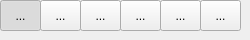
         <widget class="QWidget" name="tab_5">
          <attribute name="title">
           <string>Move</string>
          </attribute>
          <widget class="QToolButton" name="tb_move_world">
           <property name="geometry">
            <rect>
             <x>0</x>
             <y>0</y>
             <width>41</width>
             <height>31</height>
            </rect>
           </property>
           <property name="toolTip">
            <string>&lt;!DOCTYPE HTML PUBLIC &quot;-//W3C//DTD HTML 4.0//EN&quot; &quot;http://www.w3.org/TR/REC-html40/strict.dtd&quot;&gt;
&lt;html&gt;&lt;head&gt;&lt;meta name=&quot;qrichtext&quot; content=&quot;1&quot; /&gt;&lt;style type=&quot;text/css&quot;&gt;
p, li { white-space: pre-wrap; }
&lt;/style&gt;&lt;/head&gt;&lt;body style=&quot; font-family:'MS Shell Dlg 2'; font-size:10pt; font-weight:400; font-style:normal;&quot;&gt;
&lt;p style=&quot; margin-top:0px; margin-bottom:0px; margin-left:0px; margin-right:0px; -qt-block-indent:0; text-indent:0px;&quot;&gt;Move world&lt;/p&gt;&lt;/body&gt;&lt;/html&gt;</string>
           </property>
           <property name="text">
            <string>...</string>
           </property>
           <property name="icon">
            <iconset resource="../resources/mainresource.qrc">
             <normaloff>:/mainres/images/world.png</normaloff>:/mainres/images/world.png</iconset>
           </property>
           <property name="iconSize">
            <size>
             <width>48</width>
             <height>48</height>
            </size>
           </property>
           <property name="checkable">
            <bool>true</bool>
           </property>
           <property name="checked">
            <bool>true</bool>
           </property>
          </widget>
          <widget class="QToolButton" name="tb_move_maincamera">
           <property name="geometry">
            <rect>
             <x>80</x>
             <y>0</y>
             <width>41</width>
             <height>31</height>
            </rect>
           </property>
           <property name="toolTip">
            <string>&lt;!DOCTYPE HTML PUBLIC &quot;-//W3C//DTD HTML 4.0//EN&quot; &quot;http://www.w3.org/TR/REC-html40/strict.dtd&quot;&gt;
&lt;html&gt;&lt;head&gt;&lt;meta name=&quot;qrichtext&quot; content=&quot;1&quot; /&gt;&lt;style type=&quot;text/css&quot;&gt;
p, li { white-space: pre-wrap; }
&lt;/style&gt;&lt;/head&gt;&lt;body style=&quot; font-family:'MS Shell Dlg 2'; font-size:10pt; font-weight:400; font-style:normal;&quot;&gt;
&lt;p style=&quot; margin-top:0px; margin-bottom:0px; margin-left:0px; margin-right:0px; -qt-block-indent:0; text-indent:0px;&quot;&gt;Move camera &lt;/p&gt;&lt;/body&gt;&lt;/html&gt;</string>
           </property>
           <property name="text">
            <string>...</string>
           </property>
           <property name="icon">
            <iconset resource="../resources/mainresource.qrc">
             <normaloff>:/mainres/images/telecamera.png</normaloff>:/mainres/images/telecamera.png</iconset>
           </property>
           <property name="iconSize">
            <size>
             <width>48</width>
             <height>48</height>
            </size>
           </property>
           <property name="checkable">
            <bool>true</bool>
           </property>
          </widget>
          <widget class="QToolButton" name="tb_move_freecamera">
           <property name="geometry">
            <rect>
             <x>120</x>
             <y>0</y>
             <width>41</width>
             <height>31</height>
            </rect>
           </property>
           <property name="toolTip">
            <string>&lt;!DOCTYPE HTML PUBLIC &quot;-//W3C//DTD HTML 4.0//EN&quot; &quot;http://www.w3.org/TR/REC-html40/strict.dtd&quot;&gt;
&lt;html&gt;&lt;head&gt;&lt;meta name=&quot;qrichtext&quot; content=&quot;1&quot; /&gt;&lt;style type=&quot;text/css&quot;&gt;
p, li { white-space: pre-wrap; }
&lt;/style&gt;&lt;/head&gt;&lt;body style=&quot; font-family:'MS Shell Dlg 2'; font-size:10pt; font-weight:400; font-style:normal;&quot;&gt;
&lt;p style=&quot; margin-top:0px; margin-bottom:0px; margin-left:0px; margin-right:0px; -qt-block-indent:0; text-indent:0px;&quot;&gt;Move free camera&lt;/p&gt;&lt;/body&gt;&lt;/html&gt;</string>
           </property>
           <property name="text">
            <string>...</string>
           </property>
           <property name="icon">
            <iconset resource="../resources/mainresource.qrc">
             <normaloff>:/mainres/images/telecamera.png</normaloff>:/mainres/images/telecamera.png</iconset>
           </property>
           <property name="iconSize">
            <size>
             <width>48</width>
             <height>48</height>
            </size>
           </property>
           <property name="checkable">
            <bool>true</bool>
           </property>
          </widget>
          <widget class="QToolButton" name="tb_move_scenetelecamera">
           <property name="geometry">
            <rect>
             <x>200</x>
             <y>0</y>
             <width>41</width>
             <height>31</height>
            </rect>
           </property>
           <property name="toolTip">
            <string>&lt;!DOCTYPE HTML PUBLIC &quot;-//W3C//DTD HTML 4.0//EN&quot; &quot;http://www.w3.org/TR/REC-html40/strict.dtd&quot;&gt;
&lt;html&gt;&lt;head&gt;&lt;meta name=&quot;qrichtext&quot; content=&quot;1&quot; /&gt;&lt;style type=&quot;text/css&quot;&gt;
p, li { white-space: pre-wrap; }
&lt;/style&gt;&lt;/head&gt;&lt;body style=&quot; font-family:'MS Shell Dlg 2'; font-size:10pt; font-weight:400; font-style:normal;&quot;&gt;
&lt;p style=&quot; margin-top:0px; margin-bottom:0px; margin-left:0px; margin-right:0px; -qt-block-indent:0; text-indent:0px;&quot;&gt;Move selected camera&lt;/p&gt;&lt;/body&gt;&lt;/html&gt;</string>
           </property>
           <property name="text">
            <string>...</string>
           </property>
           <property name="icon">
            <iconset resource="../resources/mainresource.qrc">
             <normaloff>:/mainres/images/telecamera.png</normaloff>:/mainres/images/telecamera.png</iconset>
           </property>
           <property name="iconSize">
            <size>
             <width>48</width>
             <height>48</height>
            </size>
           </property>
           <property name="checkable">
            <bool>true</bool>
           </property>
          </widget>
          <widget class="QToolButton" name="tb_move_trackball">
           <property name="geometry">
            <rect>
             <x>160</x>
             <y>0</y>
             <width>41</width>
             <height>31</height>
            </rect>
           </property>
           <property name="toolTip">
            <string>&lt;!DOCTYPE HTML PUBLIC &quot;-//W3C//DTD HTML 4.0//EN&quot; &quot;http://www.w3.org/TR/REC-html40/strict.dtd&quot;&gt;
&lt;html&gt;&lt;head&gt;&lt;meta name=&quot;qrichtext&quot; content=&quot;1&quot; /&gt;&lt;style type=&quot;text/css&quot;&gt;
p, li { white-space: pre-wrap; }
&lt;/style&gt;&lt;/head&gt;&lt;body style=&quot; font-family:'MS Shell Dlg 2'; font-size:10pt; font-weight:400; font-style:normal;&quot;&gt;
&lt;p style=&quot; margin-top:0px; margin-bottom:0px; margin-left:0px; margin-right:0px; -qt-block-indent:0; text-indent:0px;&quot;&gt;Move trackball&lt;/p&gt;&lt;/body&gt;&lt;/html&gt;</string>
           </property>
           <property name="text">
            <string>...</string>
           </property>
           <property name="checkable">
            <bool>true</bool>
           </property>
          </widget>
          <widget class="QToolButton" name="tb_move_maincamera_fix">
           <property name="geometry">
            <rect>
             <x>40</x>
             <y>0</y>
             <width>41</width>
             <height>31</height>
            </rect>
           </property>
           <property name="toolTip">
            <string>&lt;!DOCTYPE HTML PUBLIC &quot;-//W3C//DTD HTML 4.0//EN&quot; &quot;http://www.w3.org/TR/REC-html40/strict.dtd&quot;&gt;
&lt;html&gt;&lt;head&gt;&lt;meta name=&quot;qrichtext&quot; content=&quot;1&quot; /&gt;&lt;style type=&quot;text/css&quot;&gt;
p, li { white-space: pre-wrap; }
&lt;/style&gt;&lt;/head&gt;&lt;body style=&quot; font-family:'MS Shell Dlg 2'; font-size:10pt; font-weight:400; font-style:normal;&quot;&gt;
&lt;p style=&quot; margin-top:0px; margin-bottom:0px; margin-left:0px; margin-right:0px; -qt-block-indent:0; text-indent:0px;&quot;&gt;Move camera center fix&lt;/p&gt;&lt;/body&gt;&lt;/html&gt;</string>
           </property>
           <property name="text">
            <string>...</string>
           </property>
           <property name="icon">
            <iconset resource="../resources/mainresource.qrc">
             <normaloff>:/mainres/images/telecamera.png</normaloff>:/mainres/images/telecamera.png</iconset>
           </property>
           <property name="iconSize">
            <size>
             <width>48</width>
             <height>48</height>
            </size>
           </property>
           <property name="checkable">
            <bool>true</bool>
           </property>
          </widget>
         </widget>
